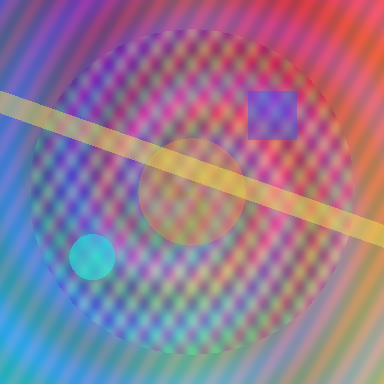
#> input picture assets/default_fft_reference.png, 384 x 384 px; its folder holds only this picture in this run
$ python 01_fft_visualization.py --image-path ../assets/default_fft_reference.png
#> lines starting #> are read from the running program, lines starting #| are printed output that depends on the picture
### src/spectral_diffusion_playground/utils.py
"""Shared utilities used by experiment entrypoints."""

from __future__ import annotations

import re
from dataclasses import dataclass
from pathlib import Path
from textwrap import dedent
from typing import Final

import numpy as np
from PIL import Image

SCAFFOLD_STATUS: Final[str] = "Scaffold only; experiment implementation pending."
LUMINANCE_WEIGHTS: Final[np.ndarray] = np.asarray([0.2126, 0.7152, 0.0722])
NON_ALPHANUMERIC_PATTERN: Final[re.Pattern[str]] = re.compile(r"[^a-z0-9]+")


@dataclass(frozen=True, slots=True)
class ExperimentStub:
    """Experiment metadata for a not-yet-implemented script."""

    script_name: str
    title: str
    question: str
    status: str = SCAFFOLD_STATUS


# [21 lines left out: functions format_experiment_stub, run_experiment_stub, ensure_directory, not called in this run]


def load_rgb_image(path: Path) -> np.ndarray:
    """Load an image file as a floating-point RGB array in ``[0, 1]``."""
    with Image.open(path) as image:
        rgb_image = image.convert("RGB")
        return np.asarray(rgb_image, dtype=np.float64) / 255.0


def load_experiment_image(
    image_path: Path | None,
    *,
    default_path: Path,
    default_size: int = 384,
) -> tuple[np.ndarray, Path]:
    """Load a user image or fall back to the deterministic default reference image."""
    if image_path is not None:
        resolved_path = image_path.expanduser().resolve()
        return load_rgb_image(resolved_path), resolved_path

    reference_path = ensure_default_reference_image(default_path, size=default_size)
    return load_rgb_image(reference_path), reference_path


# [89 lines left out: functions save_rgb_image, rgb_to_grayscale, create_reference_image, ensure_default_reference_image, not called in this run]


def slugify_stem(path: Path) -> str:
    """Create a filesystem-friendly lowercase stem from a source path."""
    normalized = NON_ALPHANUMERIC_PATTERN.sub("_", path.stem.lower()).strip("_")
    return normalized or "image"

### src/spectral_diffusion_playground/fft.py
"""FFT helpers shared across spectral analysis experiments."""

from __future__ import annotations

from typing import Final

import numpy as np
from numpy.fft import fft2, fftshift, ifft2, ifftshift
from numpy.typing import NDArray

FloatArray = NDArray[np.float64]
ComplexArray = NDArray[np.complex128]
SPATIAL_AXES: Final[tuple[int, int]] = (0, 1)


def _validate_image_or_spectrum(array: np.ndarray) -> np.ndarray:
    """Validate the array rank used by image-space and frequency-space helpers."""
    validated = np.asarray(array)
    if validated.ndim not in (2, 3):
        raise ValueError(
            "Expected a grayscale image with shape (H, W) or an RGB image with "
            f"shape (H, W, C), but received shape {validated.shape}."
        )
    return validated


def compute_fft(image: np.ndarray) -> ComplexArray:
    """Compute a 2D Fourier transform over the spatial axes of an image.

    The transform is always applied over the first two dimensions so that
    grayscale images and RGB images can share the same implementation.
    """
    image_array = _validate_image_or_spectrum(np.asarray(image, dtype=np.float64))
    return np.asarray(fft2(image_array, axes=SPATIAL_AXES, norm="ortho"))


def shift_fft(spectrum: np.ndarray) -> ComplexArray:
    """Shift the zero-frequency component to the center of the spectrum image."""
    spectrum_array = _validate_image_or_spectrum(np.asarray(spectrum))
    return np.asarray(fftshift(spectrum_array, axes=SPATIAL_AXES))


def unshift_fft(spectrum: np.ndarray) -> ComplexArray:
    """Undo the centering performed by :func:`shift_fft`."""
    spectrum_array = _validate_image_or_spectrum(np.asarray(spectrum))
    return np.asarray(ifftshift(spectrum_array, axes=SPATIAL_AXES))


def magnitude_spectrum(spectrum: np.ndarray) -> FloatArray:
    """Return the magnitude of a complex Fourier spectrum."""
    spectrum_array = _validate_image_or_spectrum(np.asarray(spectrum))
    return np.asarray(np.abs(spectrum_array), dtype=np.float64)


# [4 lines left out: function power_spectrum, not called in this run]


def log_magnitude(magnitude: np.ndarray, *, epsilon: float = 1e-12) -> FloatArray:
    """Compress a magnitude spectrum with a numerically stable logarithm."""
    magnitude_array = _validate_image_or_spectrum(np.asarray(magnitude, dtype=np.float64))
    if epsilon <= 0.0:
        raise ValueError("epsilon must be strictly positive.")
    return np.asarray(np.log1p(np.maximum(magnitude_array, 0.0) + epsilon))


def compute_ifft(spectrum: np.ndarray, *, is_shifted: bool = False) -> FloatArray:
    """Invert a 2D Fourier spectrum back into image space.

    Parameters
    ----------
    spectrum:
        Complex-valued Fourier coefficients.
    is_shifted:
        If ``True``, ``spectrum`` is assumed to be centered with
        :func:`shift_fft` and will be unshifted before inversion.
    """
    spectrum_array = _validate_image_or_spectrum(np.asarray(spectrum))
    if is_shifted:
        spectrum_array = unshift_fft(spectrum_array)

    reconstructed = ifft2(spectrum_array, axes=SPATIAL_AXES, norm="ortho")
    return np.asarray(reconstructed.real, dtype=np.float64)


# [62 lines left out: functions radial_frequency_energy, normalize_radial_energy, not called in this run]

### src/spectral_diffusion_playground/visualization.py
"""Figure-building helpers for research-facing outputs."""

from __future__ import annotations

import os
import tempfile
from dataclasses import dataclass
from pathlib import Path
from typing import Sequence

_DEFAULT_MPLCONFIGDIR = (
    Path(tempfile.gettempdir()) / "spectral_diffusion_playground_mplconfig"
)
_DEFAULT_MPLCONFIGDIR.mkdir(parents=True, exist_ok=True)
os.environ.setdefault("MPLBACKEND", "Agg")
os.environ.setdefault("MPLCONFIGDIR", str(_DEFAULT_MPLCONFIGDIR))

import matplotlib.pyplot as plt
import numpy as np


@dataclass(frozen=True, slots=True)
class ImagePanel:
    """A single panel in a multi-image figure."""

    title: str
    image: np.ndarray
    cmap: str | None = None


@dataclass(frozen=True, slots=True)
class LineCurve:
    """A single labeled curve in a line plot."""

    label: str
    x: np.ndarray
    y: np.ndarray
    color: str | None = None
    linestyle: str = "-"
    linewidth: float = 2.3
    alpha: float = 1.0
    marker: str | None = None


def prepare_image_for_display(image: np.ndarray) -> np.ndarray:
    """Clip an image-like array into a safe display range of ``[0, 1]``."""
    image_array = np.asarray(image, dtype=np.float64)
    if image_array.ndim not in (2, 3):
        raise ValueError(
            "Expected a grayscale or RGB image for display, "
            f"but received shape {image_array.shape}."
        )
    return np.clip(image_array, 0.0, 1.0)


def collapse_channels(image: np.ndarray) -> np.ndarray:
    """Reduce an RGB image to a single intensity map by averaging channels."""
    image_array = np.asarray(image, dtype=np.float64)
    if image_array.ndim == 2:
        return image_array
    if image_array.ndim != 3:
        raise ValueError(
            "Expected a grayscale or RGB image, "
            f"but received shape {image_array.shape}."
        )
    return image_array.mean(axis=2)


# [86 lines left out: functions normalize_scalar_field, normalize_scalar_fields, normalize_signed_fields, not called in this run]


def spectrum_to_display_image(
    spectrum_values: np.ndarray, *, normalization: str = "max", percentile: float = 99.5
) -> np.ndarray:
    """Convert a magnitude-like spectrum into a 2D display image.

    Parameters
    ----------
    spectrum_values:
        A nonnegative scalar field or an RGB field that will be collapsed across
        channels by averaging.
    normalization:
        ``"max"`` preserves honest linear scaling by dividing by the global
        maximum after channel collapse. ``"percentile"`` uses the requested
        percentile for a more contrastive display.
    percentile:
        Percentile used only when ``normalization="percentile"``.
    """
    collapsed = collapse_channels(spectrum_values)
    if normalization == "max":
        maximum = float(np.max(collapsed))
        scale = maximum if maximum > 0.0 else 1.0
        return np.clip(collapsed / scale, 0.0, 1.0)
    if normalization == "percentile":
        return normalize_scalar_field(collapsed, percentile=percentile)
    raise ValueError(
        "normalization must be either 'max' for exact max normalization or "
        "'percentile' for robust contrast normalization."
    )


def _apply_publication_style() -> None:
    """Set Matplotlib defaults suitable for tutorial and paper-adjacent figures."""
    plt.rcParams.update(
        {
            "axes.titlesize": 13,
            "axes.titleweight": "bold",
            "figure.facecolor": "white",
            "font.size": 11.5,
            "savefig.bbox": "tight",
            "savefig.facecolor": "white",
        }
    )


def save_panel_grid(
    panel_rows: Sequence[Sequence[ImagePanel]],
    output_path: Path,
    *,
    figure_title: str,
    row_labels: Sequence[str] | None = None,
    figure_title_size: float = 15.0,
    figure_title_y: float = 0.972,
    column_width: float = 4.2,
    row_height: float = 4.0,
    dpi: int = 220,
) -> Path:
    """Render and save a clean grid of image panels."""
    if not panel_rows or not panel_rows[0]:
        raise ValueError("panel_rows must contain at least one row and one column.")

    column_count = len(panel_rows[0])
    if any(len(row) != column_count for row in panel_rows):
        raise ValueError("Every panel row must have the same number of columns.")
    if row_labels is not None and len(row_labels) != len(panel_rows):
        raise ValueError("row_labels must match the number of panel rows.")

    _apply_publication_style()

    row_count = len(panel_rows)
    figure_width = column_width * column_count
    figure_height = row_height * row_count
    fig, axes = plt.subplots(
        row_count, column_count, figsize=(figure_width, figure_height)
    )

    axes_array = np.asarray(axes, dtype=object)
    if axes_array.ndim == 0:
        axes_array = axes_array.reshape(1, 1)
    elif axes_array.ndim == 1:
        axes_array = axes_array.reshape(row_count, column_count)

    for row_index, row in enumerate(panel_rows):
        for column_index, panel in enumerate(row):
            axis = axes_array[row_index, column_index]
            image = prepare_image_for_display(panel.image)
            axis.imshow(image, cmap=panel.cmap, vmin=0.0, vmax=1.0)
            axis.set_title(panel.title, pad=7)
            axis.axis("off")

    fig.suptitle(
        figure_title, fontsize=figure_title_size, fontweight="bold", y=figure_title_y
    )
    left_margin = 0.045 if row_labels is not None else 0.0
    fig.tight_layout(rect=(left_margin, 0.0, 1.0, 0.962))
    if row_labels is not None:
        for row_index, row_label in enumerate(row_labels):
            first_axis = axes_array[row_index, 0]
            bbox = first_axis.get_position()
            fig.text(
                max(bbox.x0 - 0.02, 0.01),
                0.5 * (bbox.y0 + bbox.y1),
                row_label,
                rotation=90,
                va="center",
                ha="right",
                fontsize=12.5,
                fontweight="bold",
            )
    output_path.parent.mkdir(parents=True, exist_ok=True)
    fig.savefig(output_path, dpi=dpi)
    plt.close(fig)
    return output_path


# [48 lines left out: function save_curve_plot, not called in this run]

### experiments/01_fft_visualization.py
"""Understand how an image moves into and out of Fourier space.

This script is intentionally educational. It shows how a 2D Fourier transform
maps an image from pixel space into frequency space, then uses the inverse
transform to return to pixel space without losing information.
"""

from __future__ import annotations

import argparse
from dataclasses import dataclass
from pathlib import Path

import numpy as np

# Import the shared bootstrap so this script can be run directly from the repo root.
import _bootstrap  # noqa: F401

REPO_ROOT = Path(__file__).resolve().parents[1]
EXPERIMENT_TITLE = "Understanding Images in Fourier Space"

from spectral_diffusion_playground.fft import (
    compute_fft,
    compute_ifft,
    log_magnitude,
    magnitude_spectrum,
    shift_fft,
)
from spectral_diffusion_playground.utils import (
    load_experiment_image,
    rgb_to_grayscale,
    slugify_stem,
)
from spectral_diffusion_playground.visualization import (
    ImagePanel,
    prepare_image_for_display,
    save_panel_grid,
    spectrum_to_display_image,
)


@dataclass(frozen=True, slots=True)
class FourierViews:
    """The main image-space and frequency-space views used in the figure."""

    name: str
    original: np.ndarray
    centered_magnitude: np.ndarray
    centered_log_magnitude: np.ndarray
    reconstruction: np.ndarray
    reconstruction_error: float


def parse_args() -> argparse.Namespace:
    """Parse command-line arguments for the experiment."""
    parser = argparse.ArgumentParser(
        description=(
            "Visualize how an image is represented in Fourier space and how the "
            "inverse FFT returns it to pixel space."
        )
    )
    parser.add_argument(
        "--image-path",
        type=Path,
        default=None,
        help="Optional path to an input image. If omitted, a default reference image is used.",
    )
    parser.add_argument(
        "--output-path",
        type=Path,
        default=None,
        help="Optional path for the saved figure. Defaults to figures/experiment01_*.png.",
    )
    parser.add_argument(
        "--grayscale",
        action="store_true",
        help="Also render a grayscale row to compare RGB and grayscale spectra.",
    )
    return parser.parse_args()

def compute_fourier_views(image: np.ndarray, *, name: str) -> FourierViews:
    """Compute the forward and inverse FFT views needed for visualization.

    The linear magnitude panel uses the centered magnitude spectrum with exact
    max normalization after channel averaging. The log panel applies
    ``log1p(magnitude + 1e-12)`` first, then uses the same max normalization.
    """
    spectrum = compute_fft(image)
    shifted_spectrum = shift_fft(spectrum)
    magnitude = magnitude_spectrum(shifted_spectrum)
    log_magnitude_spectrum = log_magnitude(magnitude)
    reconstruction = compute_ifft(shifted_spectrum, is_shifted=True)
    reconstruction_error = float(np.max(np.abs(reconstruction - image)))

    return FourierViews(
        name=name,
        original=prepare_image_for_display(image),
        centered_magnitude=spectrum_to_display_image(magnitude, normalization="max"),
        centered_log_magnitude=spectrum_to_display_image(
            log_magnitude_spectrum,
            normalization="max",
        ),
        reconstruction=prepare_image_for_display(reconstruction),
        reconstruction_error=reconstruction_error,
    )


def make_panel_block(views: FourierViews) -> list[list[ImagePanel]]:
    """Create a compact two-row panel block for a Fourier visualization."""
    original_cmap = "gray" if views.original.ndim == 2 else None
    reconstruction_cmap = "gray" if views.reconstruction.ndim == 2 else None

    return [
        [
            ImagePanel(
                title="Original Image",
                image=views.original,
                cmap=original_cmap,
            ),
            ImagePanel(
                title="Centered Magnitude Spectrum",
                image=views.centered_magnitude,
                cmap="magma",
            ),
        ],
        [
            ImagePanel(
                title="Log-Magnitude Spectrum",
                image=views.centered_log_magnitude,
                cmap="magma",
            ),
            ImagePanel(
                title="Inverse FFT Reconstruction",
                image=views.reconstruction,
                cmap=reconstruction_cmap,
            ),
        ],
    ]


def build_output_path(image_path: Path, *, grayscale: bool, override: Path | None) -> Path:
    """Resolve a meaningful output filename inside ``figures/`` unless overridden."""
    if override is not None:
        return override.expanduser().resolve()

    safe_stem = slugify_stem(image_path)
    suffix = "_rgb_and_grayscale" if grayscale else "_rgb"
    filename = f"understanding_images_in_fourier_space_{safe_stem}{suffix}.png"
    return REPO_ROOT / "figures" / filename


def main() -> int:
    """Run the Fourier-space visualization experiment."""
    args = parse_args()
    image, source_path = load_experiment_image(
        args.image_path,
        default_path=REPO_ROOT / "assets" / "default_fft_reference.png",
    )
#> in load_rgb_image, image is the input picture: PIL image 384x384 RGB; mean R, G, B 148, 122, 146.2

    rgb_views = compute_fourier_views(image, name="RGB")
#> in log_magnitude, `return np.asarray(np.log1p(np.maximum(magnitude_array, 0.0) + epsilon))`:
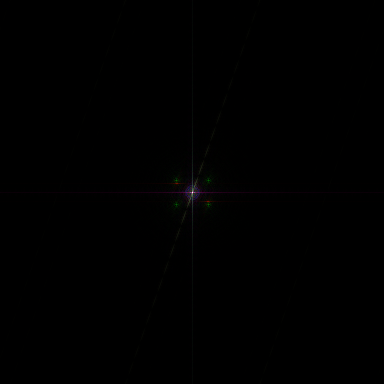
#> returned value: shape (384, 384, 3) float64; mean of channels 0, 1, 2 0.0124, 0.0113, 0.0105; drawn with min black and max white
#> in compute_fourier_views, `reconstruction_error = float(np.max(np.abs(reconstruction - image)))`: reconstruction_error = 1.11e-15
#> in spectrum_to_display_image, `maximum = float(np.max(collapsed))`: maximum = 209
    panel_rows: list[list[ImagePanel]] = make_panel_block(rgb_views)
#> panel_rows = 2 items

    grayscale_views: FourierViews | None = None
    if args.grayscale:
        grayscale_image = rgb_to_grayscale(image)
        grayscale_views = compute_fourier_views(grayscale_image, name="Grayscale")
        panel_rows.extend(make_panel_block(grayscale_views))

    output_path = build_output_path(
        source_path,
        grayscale=args.grayscale,
        override=args.output_path,
    )

    save_panel_grid(panel_rows, output_path, figure_title=EXPERIMENT_TITLE)
#> in save_panel_grid, `column_count = len(panel_rows[0])`: column_count = 2
#> in save_panel_grid, `figure_width = column_width * column_count`: figure_width = 8.4
#> in save_panel_grid, `figure_height = row_height * row_count`: figure_height = 8
#> the loop in save_panel_grid, `for row_index, row in enumerate(panel_rows):` made 2 passes
#> row_index on passes 1 to 2: 0, 1
#> in save_panel_grid, `fig.savefig(output_path, dpi=dpi)`:
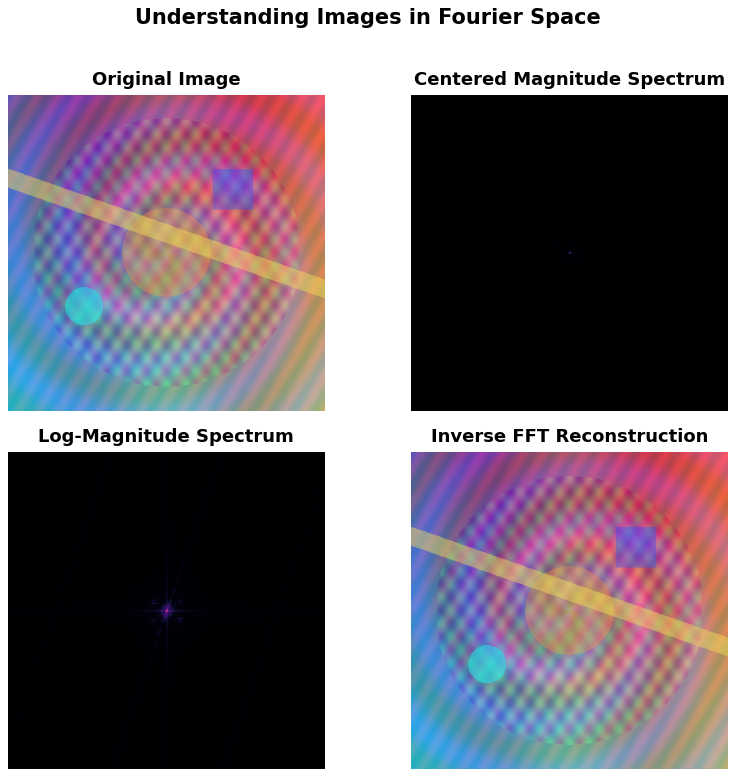
#> figure drawn by matplotlib, 4 panels

    print(f"Loaded image: {source_path}")
#| Loaded image: assets/default_fft_reference.png
    print(f"Saved figure: {output_path}")
#| Saved figure: figures/understanding_images_in_fourier_space_default_fft_reference_rgb.png
    print(f"RGB reconstruction max absolute error: {rgb_views.reconstruction_error:.3e}")
#| RGB reconstruction max absolute error: 1.110e-15
    if grayscale_views is not None:
        print(
            "Grayscale reconstruction max absolute error: "
            f"{grayscale_views.reconstruction_error:.3e}"
        )

    print()
    print("Bright pixels near the center of the spectrum correspond to low spatial frequencies.")
    print("Pixels farther from the center correspond to higher spatial frequencies.")
    print("The inverse FFT reconstructs the original image up to floating-point precision.")
    return 0


if __name__ == "__main__":
    raise SystemExit(main())
#> (the program exits here)
